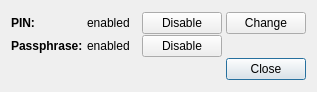
<?xml version="1.0" encoding="UTF-8"?>
<ui version="4.0">
 <class>DialogHwSetup</class>
 <widget class="QDialog" name="DialogHwSetup">
  <property name="geometry">
   <rect>
    <x>0</x>
    <y>0</y>
    <width>317</width>
    <height>92</height>
   </rect>
  </property>
  <property name="windowTitle">
   <string>Dialog</string>
  </property>
  <layout class="QGridLayout" name="gridLayout">
   <property name="horizontalSpacing">
    <number>4</number>
   </property>
   <property name="verticalSpacing">
    <number>0</number>
   </property>
   <item row="0" column="1">
    <widget class="QLabel" name="lblPinStatus">
     <property name="text">
      <string>enabled</string>
     </property>
    </widget>
   </item>
   <item row="0" column="3">
    <widget class="QPushButton" name="btnChangePin">
     <property name="text">
      <string>Change</string>
     </property>
     <property name="autoDefault">
      <bool>false</bool>
     </property>
    </widget>
   </item>
   <item row="1" column="1">
    <widget class="QLabel" name="lblPassStatus">
     <property name="text">
      <string>enabled</string>
     </property>
    </widget>
   </item>
   <item row="1" column="0">
    <widget class="QLabel" name="label_3">
     <property name="font">
      <font>
       <weight>75</weight>
       <bold>true</bold>
      </font>
     </property>
     <property name="text">
      <string>Passphrase:</string>
     </property>
    </widget>
   </item>
   <item row="1" column="2">
    <widget class="QPushButton" name="btnEnDisPass">
     <property name="text">
      <string>Disable</string>
     </property>
     <property name="autoDefault">
      <bool>false</bool>
     </property>
    </widget>
   </item>
   <item row="0" column="0">
    <widget class="QLabel" name="label">
     <property name="font">
      <font>
       <weight>75</weight>
       <bold>true</bold>
      </font>
     </property>
     <property name="text">
      <string>PIN:</string>
     </property>
    </widget>
   </item>
   <item row="2" column="3">
    <widget class="QPushButton" name="btnClose">
     <property name="text">
      <string>Close</string>
     </property>
    </widget>
   </item>
   <item row="0" column="2">
    <widget class="QPushButton" name="btnEnDisPin">
     <property name="text">
      <string>Disable</string>
     </property>
     <property name="autoDefault">
      <bool>false</bool>
     </property>
    </widget>
   </item>
  </layout>
 </widget>
 <resources/>
 <connections/>
</ui>
